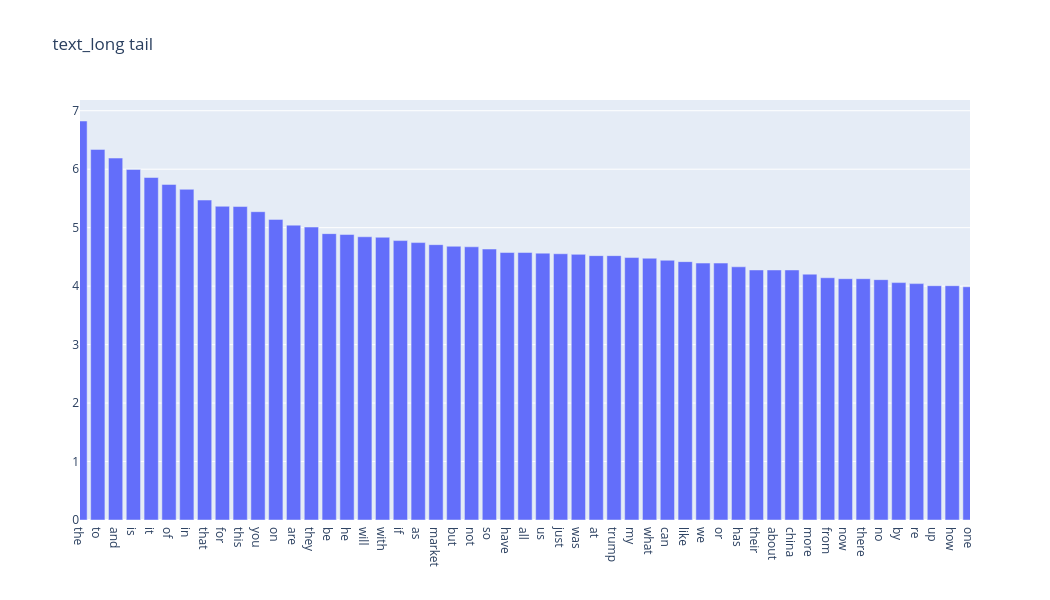

This figure's notebook cell:
### Code cell
top=300
indices_text = np.argsort(term_freq_text)[::-1][:top]
word = [count_vect_text.get_feature_names_out()[i] for i in indices_text]
freq = term_freq_text_log[indices_text]

fig = go.Figure(go.Bar(x=word, 
                       y=freq))
fig.update_layout(
    title='text_long tail',
    xaxis=dict(
        tickmode='array',
        range=[0, 50]
    ),
    width=1050,
    height=600
)


fig.show()

### Figure 1 — Plotly figure (JSON) as saved in the notebook; plotly's stock layout.template omitted (floating-point values rounded to 4 significant figures; data arrays with more than 128 entries replaced by an {"elided": "..."} marker saying what was removed)
{"data": [{"type": "bar", "x": {"elided": "300 str values"}, "y": {"elided": "300 float values"}}], "layout": {"height": 600, "title": {"text": "text_long tail"}, "width": 1050, "xaxis": {"range": [0, 50], "tickmode": "array", "type": "category"}, "yaxis": {"autorange": true, "range": [0, 7.184], "type": "linear"}}}
